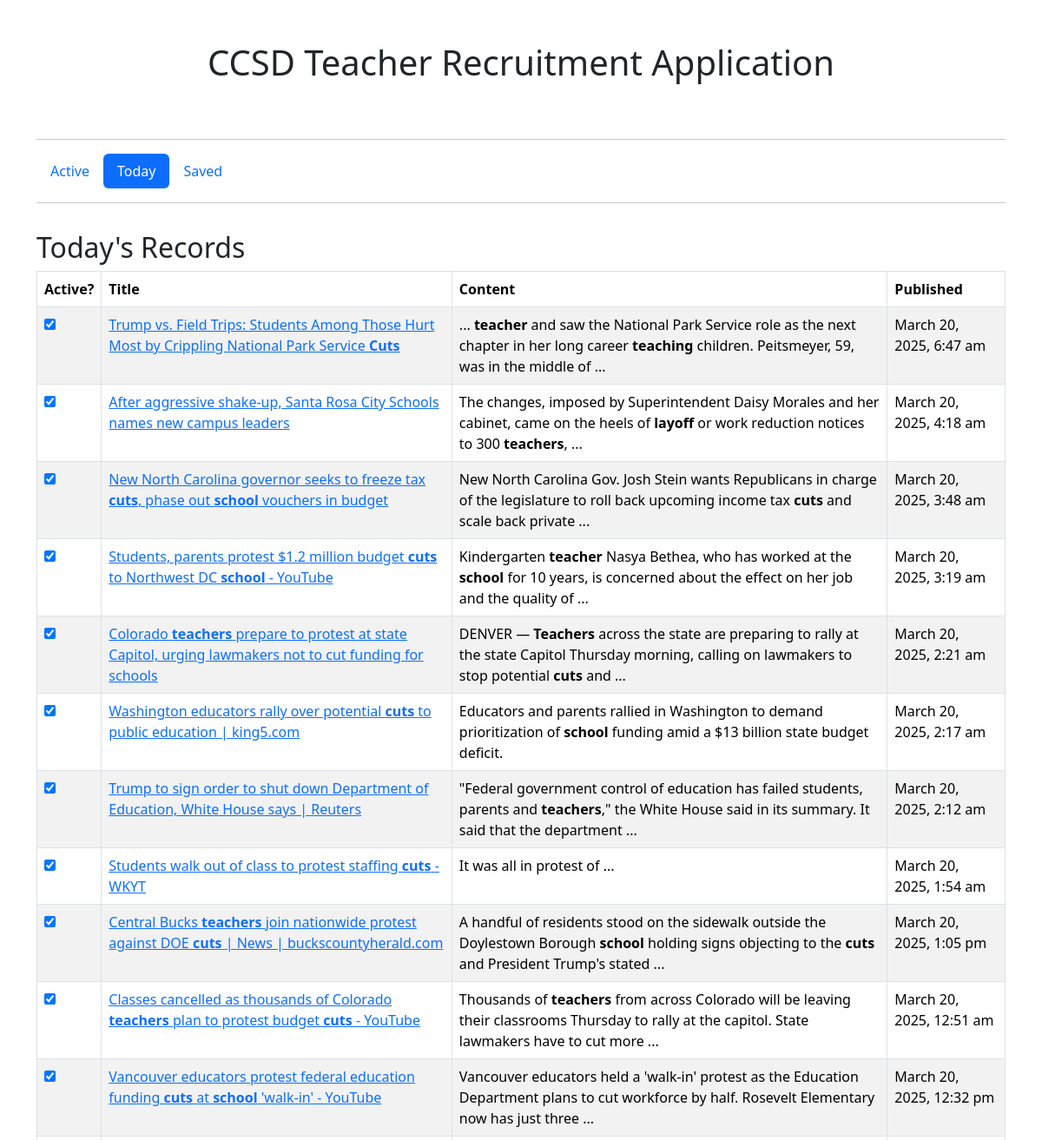
Before: /today.php (upper part) with the older database file.
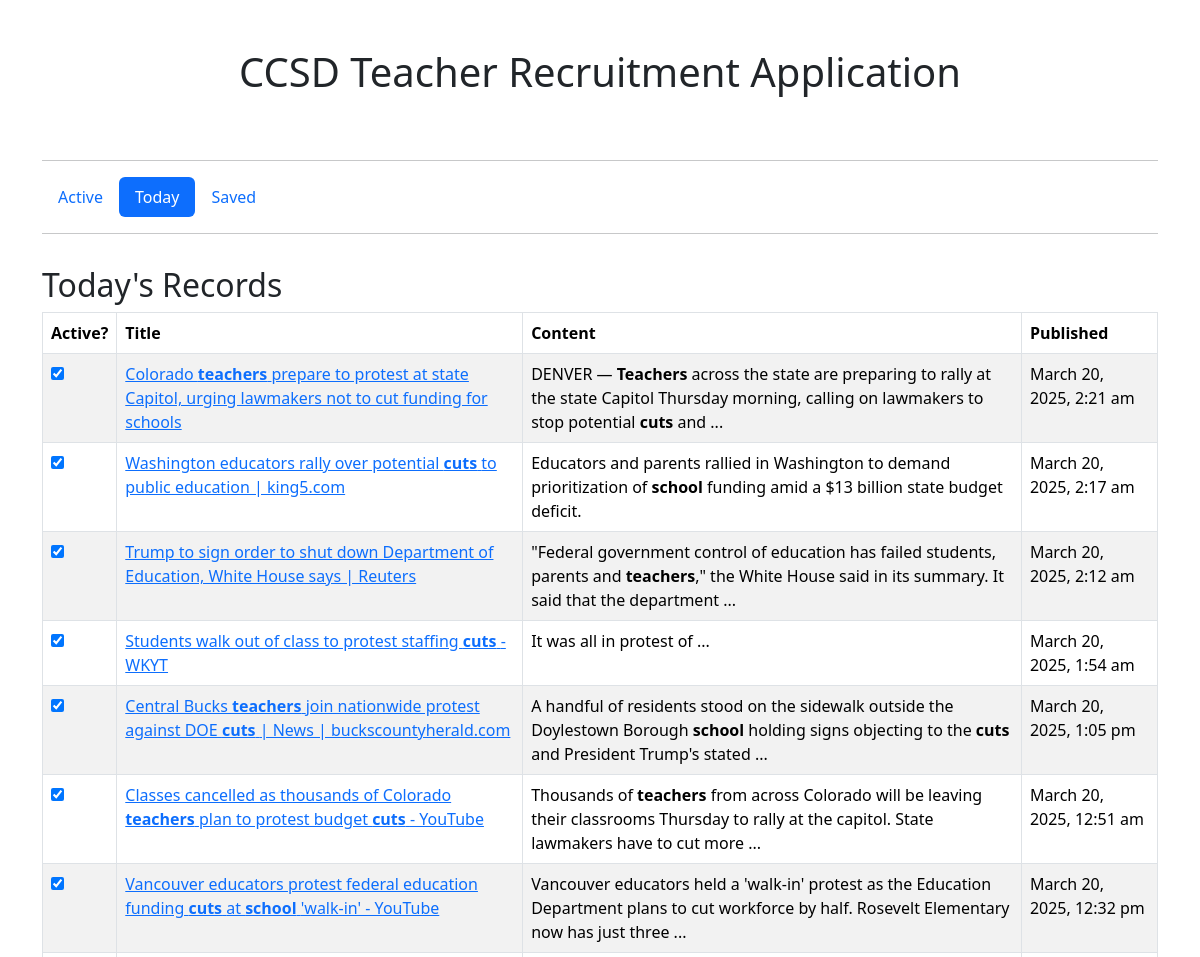
After: the same page with the newer database file.
### tables this page shows
CREATE TABLE teacherRecruitment (
    id INTEGER PRIMARY KEY, 
    title TEXT, 
    content TEXT, 
    published TEXT, 
    link TEXT,
    active BOOLEAN DEFAULT 1, 
    saved BOOLEAN DEFAULT 0,
    UNIQUE(title, content, link)
);

### today.php (the view, shortened to what this page needs)
<?php
include('includes/head.php');
include('includes/header.php');
$db = new SQLite3('teacherRecruitment.db');
$today = date("F j, Y");
?>
    <div class="container">
        <div class="row">
            <div class="col">
                <h2>Today's Records</h2>
                <table id="todayTable" class="table table-striped table-bordered">
                    <thead>
                    <tr>
                        <th>Active?</th>
                        <th>Title</th>
                        <th>Content</th>
                        <th>Published</th>
                    </tr>
                    </thead>
                    <tbody>
                    <?php
                    $stmt = $db->prepare("SELECT * FROM teacherRecruitment WHERE published LIKE :today AND active = 1 ORDER BY published DESC");
                    $stmt->bindValue(':today', '%' . $today . '%', SQLITE3_TEXT);
                    $results = $stmt->execute();
                    while ($row = $results->fetchArray(SQLITE3_ASSOC)) { ?>
                        <tr>
                            <td><input id="active" type='checkbox' name='active' data-id='<?php echo $row['id']; ?>' <?php echo $row['active'] ? 'checked' : ''; ?>/></td>
                            <td><a href='<?php echo $row['link']; ?>'><?php echo $row['title']; ?></a></td>
                            <td><?php echo $row['content']; ?></td>
                            <td><?php echo $row['published'] ?></td>
                        </tr>
                        <?php
                    }
                    ?>
                    </tbody>
                </table>
            </div>
        </div>
    </div>
<?php include('includes/footer.php'); ?>

### includes/head.php (shortened to what this page needs)
<!doctype html>
<html lang="en">
<head>
    <link rel="stylesheet" href="https://cdn.jsdelivr.net/npm/bootstrap@5.3.3/dist/css/bootstrap.min.css"
>
    <link rel="stylesheet" href="https://cdn.datatables.net/2.2.2/css/dataTables.dataTables.css"/>
</head>
<body>

### includes/header.php (shortened to what this page needs)
<div class="container pt-5 pb-3">
    <div class="row">
        <div class="col">
            <h1 class="text-center pb-5">CCSD Teacher Recruitment Application</h1>
            <hr/>
            <?php
            $currentUri = $_SERVER['REQUEST_URI'];
            if ($currentUri == '/ccsd-teacher-recruitment/saved.php') {
                ?><ul class="nav nav-pills">
                    <li class="nav-item">
                        <a class="nav-link" aria-current="page" href="/ccsd-teacher-recruitment/">Active</a>
                    </li>
                    <li class="nav-item">
                        <a class="nav-link" href="/ccsd-teacher-recruitment/today.php">Today</a>
                    </li>
                    <li class="nav-item">
                        <a class="nav-link active" href="/ccsd-teacher-recruitment/saved.php">Saved</a>
                    </li>
                </ul>
            <?php } elseif ($currentUri == '/ccsd-teacher-recruitment/today.php') { ?>
                <ul class="nav nav-pills">
                    <li class="nav-item">
                        <a class="nav-link" aria-current="page" href="/ccsd-teacher-recruitment/">Active</a>
                    </li>
                    <li class="nav-item">
                        <a class="nav-link active" href="/ccsd-teacher-recruitment/today.php">Today</a>
                    </li>
                    <li class="nav-item">
                        <a class="nav-link" href="/ccsd-teacher-recruitment/saved.php">Saved</a>
                    </li>
                </ul>
            <?php } ?>
            <hr/>
        </div>
    </div>
</div>

### includes/footer.php (shortened to what this page needs)
</body>
</html>

Changed rows visible on the page:
no longer on this page (row edited): teacherrecruitment: active "☑", title "Trump vs. Field Trips: Students Among Those Hurt Most by Crippling National Park Service Cuts", content "... teacher and saw the National Park Service role as the next chapter in her long career teaching children. Peitsmeyer, 59, was in the middle of ...", published "March 20, 2025, 6:47 am"
no longer on this page (row edited): teacherrecruitment: active "☑", title "After aggressive shake-up, Santa Rosa City Schools names new campus leaders", content "The changes, imposed by Superintendent Daisy Morales and her cabinet, came on the heels of layoff or work reduction notices to 300 teachers , ...", published "March 20, 2025, 4:18 am"
no longer on this page (row edited): teacherrecruitment: active "☑", title "New North Carolina governor seeks to freeze tax cuts , phase out school vouchers in budget", content "New North Carolina Gov. Josh Stein wants Republicans in charge of the legislature to roll back upcoming income tax cuts and scale back private ...", published "March 20, 2025, 3:48 am"
no longer on this page (row edited): teacherrecruitment: active "☑", title "Students, parents protest $1.2 million budget cuts to Northwest DC school - YouTube", content "Kindergarten teacher Nasya Bethea, who has worked at the school for 10 years, is concerned about the effect on her job and the quality of ...", published "March 20, 2025, 3:19 am"
